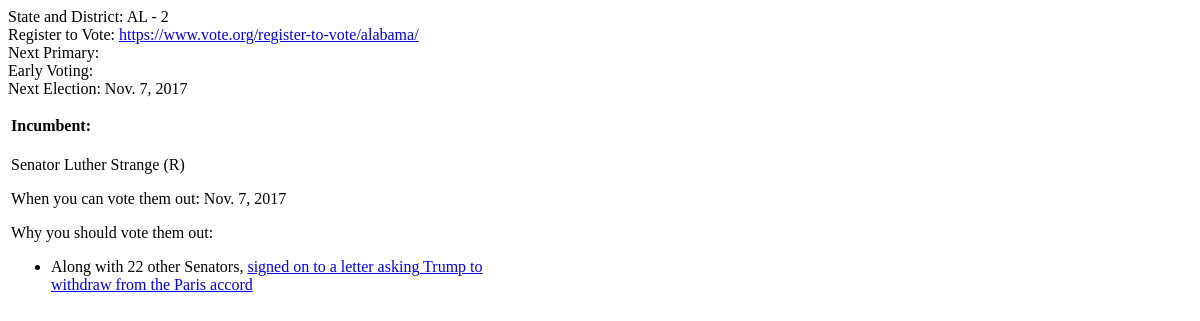
The page /district/AL-2-S/ on the database as committed earlier.
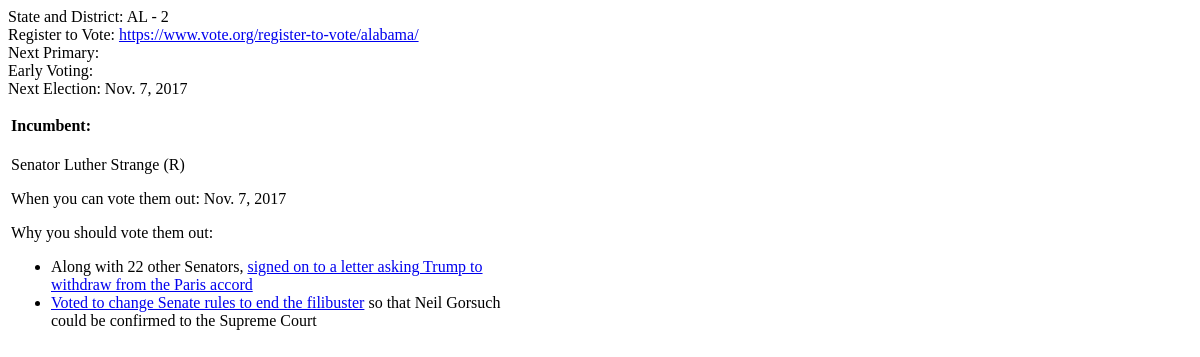
The same page on the database as committed later.
### federal/models.py (models this page shows, shortened)
class District(models.Model):
    state = models.CharField(max_length=2, choices=STATE_CHOICES)
    district = models.IntegerField()
    type = models.CharField(max_length=2, choices=DISTRICT_TYPE_CHOICES, default="H")
    voter_reg_url = models.ForeignKey(VoterRegistration, null=True, blank=True)
    next_primary_date = models.DateField('Next Primary', null=True, blank=True)
    next_early_vote_date_begin = models.DateField('Early Voting Begins', null=True, blank=True)
    next_early_vote_date_end = models.DateField('Early Voting Ends', null=True, blank=True)
    next_election_date = models.DateField('Election Date', null=True, blank=True)
    class Meta:
        ordering = ["state", "district"]
        unique_together = ("state", "district", "type")

class VoterRegistration(models.Model):
    state = models.CharField(max_length=2, choices=STATE_CHOICES, unique=True)
    url = models.CharField(max_length=200)
    last_updated_date = models.DateField(default=date.today)

class Candidate(models.Model):
    active = models.BooleanField(default=True)
    incumbent = models.BooleanField(default=False)
    party = models.CharField(max_length=1, choices=PARTY_CHOICES)
    term_end = models.DateField('Term End', null=True, blank=True)
    district = models.ForeignKey(District)
    position = models.CharField(max_length=200, choices=POSITION_CHOICES)
    candidate_id = models.CharField(max_length=200, null=True, blank=True)
    name = models.CharField(max_length=200)
    url = models.CharField(max_length=200, null=True, blank=True)
    twitter_handle = models.CharField(max_length=100, null=True, blank=True)
    facebook_url = models.CharField(max_length=200, null=True, blank=True)
    reasons = models.ManyToManyField(Reasons, blank=True)
    bio = models.TextField(null=True, blank=True)
    comments = models.TextField(null=True, blank=True)
    class Meta:
        ordering = ["district", "position"]
        unique_together = ("name", "district")

class Reasons(models.Model):
    active = models.BooleanField(default=True)
    type = models.CharField(max_length=4, choices=((u'O', u'Vote Out'), (u'I', u'Keep In'),))
    reason_title = models.CharField(max_length=50, null=True, blank=True)
    reason_text = models.TextField()
    class Meta:
        verbose_name_plural = "reasons"

### federal/views.py (the view)
# urls.py: url(r'^district/(?P<district>.+)/$',  views.by_district,         name='by_district'),
def by_district(request, district):
    state, dist, type = district.split('-', 2)
    d = District.objects.get(state=state, district=dist, type=type)
    inc = Candidate.objects.get(district=d.id, active=True, incumbent=True)
    incumbent_reasons = []
    for r in inc.reasons.values():
        if r['active'] is True:
            incumbent_reasons.append(r)
    ic = Candidate.objects.filter(district=d.id, active=True, incumbent=False)
    context = {
        'district': d,
        'incumbent': inc,
        'incumbent_reasons': incumbent_reasons,
        'candidates': ic,
    }
    return render(request, 'federal/district.html', context)

### federal/templates/federal/district.html (shortened to what this page needs)
<p>
    State and District: {{ district.state }} - {{ district.district }}<br>
    Register to Vote: <a href="{{ district.voter_reg_url.url }}" target="new">{{ district.voter_reg_url.url }}</a><br>
    Next Primary: {% if district.next_primary_date %}{{ district.next_primary_date }}{% endif %}<br>
    Early Voting: <br>
    Next Election: {% if district.next_election_date %}{{ district.next_election_date }}{% endif %}<br>
</p>
<table width="100%">
  <tr valign="top">
    <td width="40%">
        {% if incumbent %}
            <h4>Incumbent:</h4>
            <p>
            {{ incumbent.position }} {{ incumbent.name }} ({{ incumbent.party }})<br>
                {% if incumbent.party == 'R' %}
                    <p>When you can vote them out:
                    {% if incumbent.term_end %}
                        {{ incumbent.term_end }}
                    {% endif %}</p>
                    {% if incumbent_reasons %}
                        <p>Why you should vote them out:</p>
                        <ul>
                        {% for r in incumbent_reasons %}
                            <li>{{ r.reason_text |safe }}</li>
                        {% endfor %}
                        </ul>
                    {% endif %}
                {% endif %}
                </p>
        {% endif %}
    </td>
    <td width="55%">
    </td>
  </tr>
</table>

Rows that differ between the two databases and show on the page:
now on this page (row edited): Reasons: reason_text "Voted to change Senate rules to end the filibuster so that Neil Gorsuch could be confirmed to the Supreme Court"
